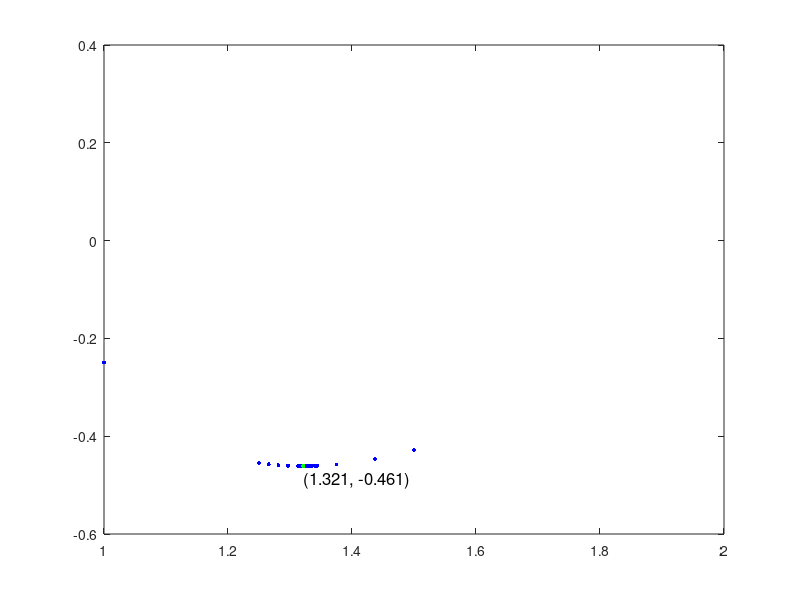

Source code (MATLAB):
# Лабораторная работа 1. Вариант 7.

function main()
  clc;

  debug = false;

  a = 1;
  b = 2;
  eps = 1e-6;

  [x_min, f_min, n, xs, fs] = find_min(debug, a, b, eps);
  draw_plot(a, b, eps, x_min, f_min, xs, fs);

  fprintf('\n\033[36mТочка минимума (x*, f(x*)) = (%.10f, %.10f), количество вычислений функции: %d.\033[0m\n', x_min, f_min, n);
  %x_min - 1.777
  end

function [x_min, f_min, n, xs, fs] = find_min(debug, a, b, eps)
  x0 = a;
  f0 = f(x0);
  delta = (b - a)/4;

  xs = [];
  fs = [];
  xs(end + 1) = x0;
  fs(end + 1) = f0;

  if debug
    fprintf('(x0, f(x0)) = (%.10f, %.10f).\n', x0, f0);
  endif

  i = 1;

  while true
    x1 = x0 + delta;
    f1 = f(x1);
    i = i + 1;

    if debug
      fprintf('(x%d, f(x%d)) = (%.10f, %.10f).\n', i-1, i-1, x1, f1);
    endif

    if f0 > f1
      if a <= x1 <= b
        x0 = x1;
        f0 = f1;

        xs(end + 1) = x1;
        fs(end + 1) = f1;

        continue;
      endif
    endif

    if abs(delta) < eps
      x_min = x0;
      f_min = f0;
      n = i;
      return;
    endif

    delta = -delta / 4;
    x0 = x1;
    f0 = f1;

    xs(end + 1) = x1;
    fs(end + 1) = f1;
  endwhile
end

function draw_plot(a, b, step, x_min, f_min, xs, fs)
  x=a:step:b;
  y = zeros(size(x));
  for i = 1:length(x)
      y(i) = f(x(i));
  end
  plot(x,y);
  hold on;
  scatter(xs(1), fs(1), 8, 'r', 'filled');
  for i = 2:length(xs)
      scatter(xs(i-1), fs(i-1), 8, 'b', 'filled');
      scatter(xs(i), fs(i), 8, 'r', 'filled');
      pause(2);
  end
  scatter(x_min, f_min, 10, 'g', 'filled');
  text(x_min, f_min, sprintf('\n\n\n\n(%.3f, %.3f)', x_min, f_min), 'FontSize', 12);
  hold off;
end

function y = f(x)
  y = atan(x .^ 3 - 5 * x + 1) + ((x .^ 2) / (3 * x - 2)) .^ sqrt(3);
  %y = (x-1.777).^2;
end




